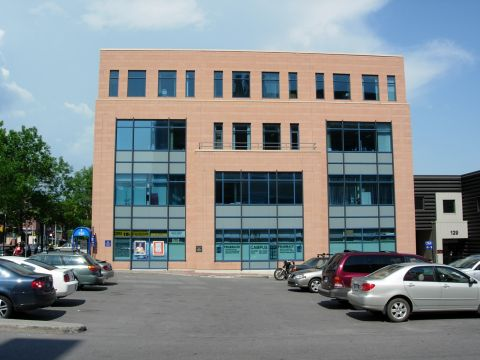
#> input picture dev_tools/opencv/opencv-python/doc/pictures_for_code/building.jpg, 480 x 360 px
$ jupyter execute chapter6_image_arithmetic.ipynb
#> lines starting #> are read from the running program, lines starting #| are printed output that depends on the picture; after the words box and inside, x2 and y2 are one past the last pixel; in counts of white or black regions, pixels touching at a corner belong together
# 第六章 图像运算

## 加减法

**Note**:
1. 算术运算需要注意 color space 和 data type.
2. opencv 和 numpy 的处理方式不同,根据需要进行选择.
   opencv 内部的处理方式: 截取; numpy 内部的处理方式: 回绕.

[cell 1]
import numpy as np
import cv2

image = cv2.imread("../pictures_for_code/building.jpg")
#> image is the input picture: shape (360, 480, 3); mean B, G, R 138.9, 136.4, 128.9

# opencv 内部的处理方式: 截取
print("cv2: max of 255: " + str(cv2.add(np.uint8([200]), np.uint8([100]))))
print("cv2: min of 0: " + str(cv2.subtract(np.uint8([50]), np.uint8([100]))))

# numpy 内部的处理方式: 回绕
print("wrap around + : " + str(np.uint8([200]) + np.uint8([100])))
print("wrap around - : " + str(np.uint8([20]) - np.uint8([100])))

M = np.ones(image.shape, dtype = "uint8")*100
added = cv2.add(image, M)
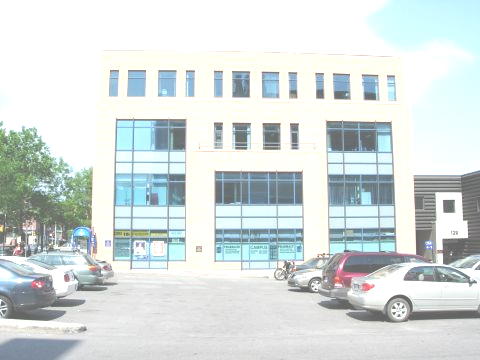
#> added: shape (360, 480, 3); mean B, G, R 221.3, 221.9, 213.8
cv2.imshow("Add", added)

M = np.ones(image.shape, dtype = "uint8")*50
subtracted = cv2.subtract(image, M)
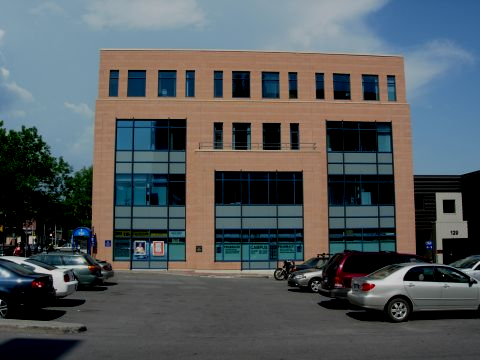
#> subtracted: shape (360, 480, 3); mean B, G, R 92.2, 89.6, 83.9
cv2.imshow("Subtract", subtracted)

key = cv2.waitKey(0)
#> (key Esc is pressed here)
if key:
    cv2.destroyAllWindows()

## 位运算

当一个给定的像素值大于 0 ,说明这个像素是 True (white); 当一个给定的像素值等于 0 ,说明这个像素是 False (black).

1. and: 两个像素值均大于 0 , 为 true
2. or:  其中一个像素值大于 0 , 为 true
3. xor: 两个像素值不同, 为 true
4. not: 像素值反转

**四个位运算函数**:
- cv2.bitwise_and(src1, src2[, dst[, mask]]) → dst;
- cv2.bitwise_or(src1, src2[, dst[, mask]]) → dst;
- cv2.bitwise_xor(src1, src2[, dst[, mask]]) → dst;
- cv2.bitwise_not(src[, dst[, mask]]) → dst;

[cell 2]
import numpy as np
import cv2

rectangle = np.zeros((300,300), dtype = "uint8")
circle = np.zeros((300,300), dtype = "uint8")

## 绘制圆和矩形
cv2.rectangle(rectangle, (25,25), (275, 275), 255, -1)
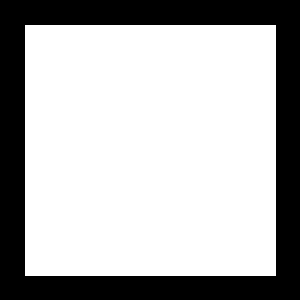
#> rectangle: shape (300, 300); 70% white; 1 black region, box (x1, y1, x2, y2) and area: (0, 0, 300, 300) 26999
cv2.circle(circle, (150, 150), 150, 255, -1)
#> circle: shape (300, 300); 78.5% white; 4 black regions, box (x1, y1, x2, y2) and area: (0, 0, 150, 150) 4980, (151, 0, 300, 133) 4830, (0, 151, 133, 300) 4830, (168, 168, 300, 300) 4681
cv2.imshow("Rectangle", rectangle)
cv2.imshow("Circle", circle)

bitwise_and = cv2.bitwise_and(rectangle, circle)
cv2.imshow("And", bitwise_and)

bitwise_or = cv2.bitwise_or(rectangle, circle)
cv2.imshow("Or", bitwise_or)

bitwise_xor = cv2.bitwise_xor(rectangle, circle)
cv2.imshow("Xor", bitwise_xor)
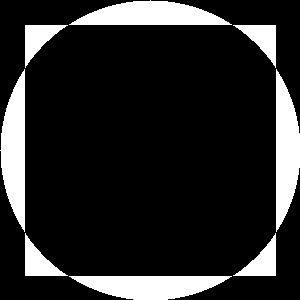
#> window 'Xor': shape (300, 300); 15.7% white; 8 white regions, largest, box (x1, y1, x2, y2) and area: (69, 0, 232, 25) 2729, (0, 69, 25, 232) 2729, (276, 69, 300, 232) 2728

bitwise_not = cv2.bitwise_not(circle)
cv2.imshow("Not", bitwise_not)

key = cv2.waitKey(0)
#> (key Esc is pressed here)
if key:
    cv2.destroyAllWindows()

## mask 掩模运算

提取感兴趣的图像内容(还可以使用crop).

实际调用的还是 cv2.bitwise_and() 函数.

[cell 3]
import cv2
import numpy as np
import copy

image = cv2.imread("../pictures_for_code/building.jpg")

image_copy = copy.deepcopy(image)

(h, w) = image.shape[:2]
#> h = 360; w = 480
mask = np.zeros((h, w), dtype = "uint8")

# 绘制一个白色的矩形
(c_x, c_y) = (int(w / 2), int(h / 2))
#> c_x = 240; c_y = 180
cv2.rectangle(mask, (c_x - 75, c_y - 75), (c_x + 75, c_y + 75), 255, -1)
#> mask: shape (360, 480); 13.2% white; 1 white region, box (x1, y1, x2, y2) and area: (165, 105, 316, 256) 22801
cv2.imshow("Mask", mask)

masked = cv2.bitwise_and(image, image, mask=mask)
cv2.imshow("Rectangle Masked", masked)

mask = np.zeros((h, w), dtype = "uint8")
cv2.circle(mask, (c_x, c_y), 100, 255, -1)
#> mask: shape (360, 480); 18.2% white; 1 white region, box (x1, y1, x2, y2) and area: (140, 80, 341, 281) 31417
masked = cv2.bitwise_and(image_copy, image_copy, mask=mask)
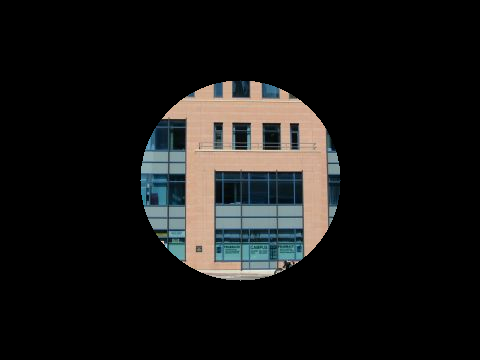
#> masked: shape (360, 480, 3); mean B, G, R 22.2, 23.3, 23.7
cv2.imshow("Circle Masked", masked)

key = cv2.waitKey(0)
#> (key Esc is pressed here)
if key:
    cv2.destroyAllWindows()

## 通道切分和合并

实际调用的还是 cv2.split() 函数.

**函数原型**:
- cv2.split(m[, mv]) → mv;
- cv2.merge(mv[, dst]) → dst;

[cell 4]
import numpy as np
import cv2
import copy

image = cv2.imread("../pictures_for_code/building.jpg")

image_copy = copy.deepcopy(image)

(b,g,r) = cv2.split(image)
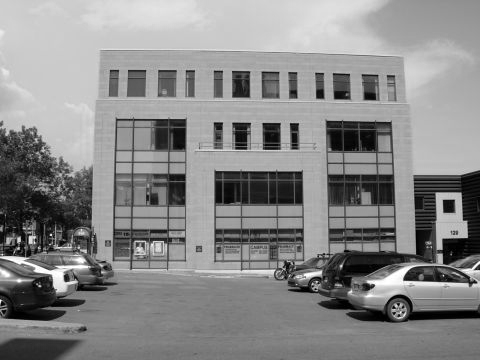
#> g: shape (360, 480); min 0, max 255, mean 136.4
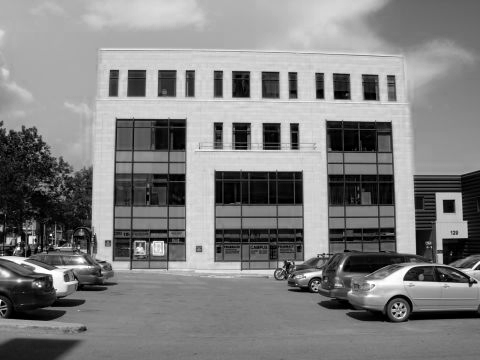
#> r: shape (360, 480); min 0, max 255, mean 128.9
cv2.imshow("Blue", b)
cv2.imshow("Green", g)
cv2.imshow("Red", r)

merged = cv2.merge([b,g,r])
cv2.imshow("Merged", merged)

zero = np.zeros(image.shape[:2], dtype="uint8")
cv2.imshow("Blue_3ch", cv2.merge([b, zero, zero]))
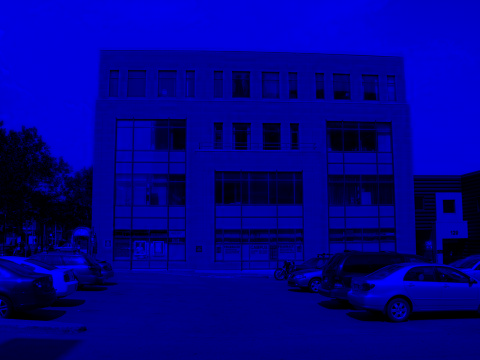
#> window 'Blue_3ch': shape (360, 480, 3); mean B, G, R 138.9, 0, 0
cv2.imshow("Green_3ch", cv2.merge([zero, g, zero]))
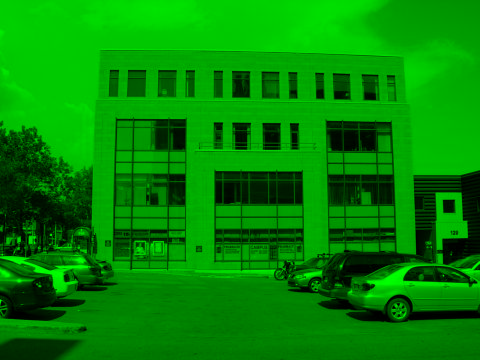
#> window 'Green_3ch': shape (360, 480, 3); mean B, G, R 0, 136.4, 0
cv2.imshow("Red_3ch", cv2.merge([zero, zero, r]))
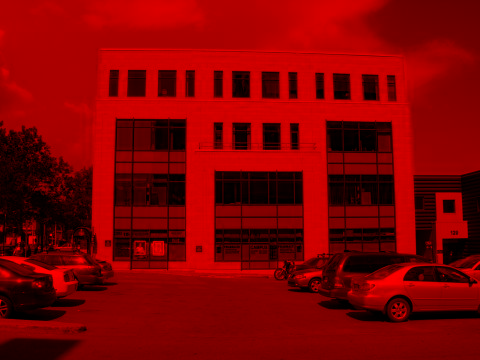
#> window 'Red_3ch': shape (360, 480, 3); mean B, G, R 0, 0, 128.9

key = cv2.waitKey(0)
#> (key Esc is pressed here)
if key:
    cv2.destroyAllWindows()

## 颜色空间

常用的颜色空间有 RGB, HSV, LAB.


[cell 5]
import numpy as np
import cv2

image = cv2.imread("../pictures_for_code/building.jpg")

gray = cv2.cvtColor(image, cv2.COLOR_BGR2GRAY)
hsv = cv2.cvtColor(image, cv2.COLOR_BGR2HSV)
#> hsv: shape (360, 480, 3); mean H, S, V 64.8, 66.4, 152
lab = cv2.cvtColor(image, cv2.COLOR_BGR2LAB)
#> lab: shape (360, 480, 3); mean of channels 0, 1, 2 141.8, 126.8, 126.1

cv2.imshow("gray", gray)
cv2.imshow("hsv", hsv)
cv2.imshow("lab", lab)

key = cv2.waitKey(0)
#> (key Esc is pressed here)
if key:
    cv2.destroyAllWindows()
